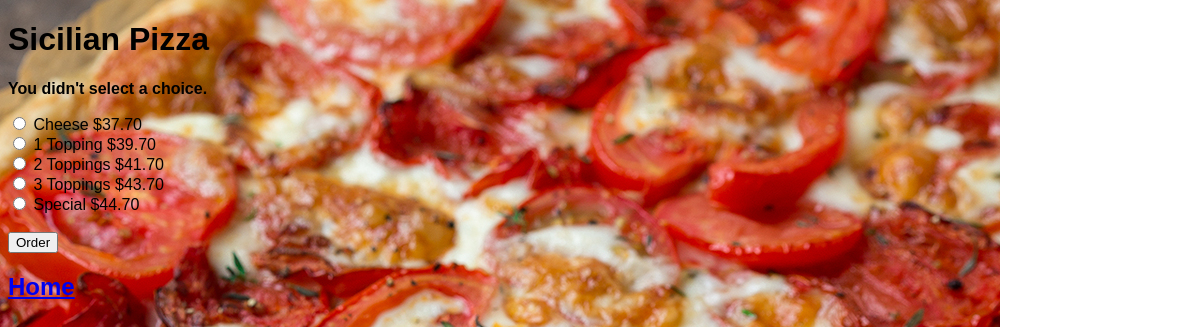
The app's page /2/order/ with its own data.
### orders/models.py (models this page shows, shortened)
class Category(models.Model):
    SMALL = 'S'
    LARGE = 'L'
    CATEGORY_SIZES = (
        (SMALL, 'Small'),
        (LARGE, 'Large'),
    )
    item_size = models.CharField(
        'size',
        max_length=1,
        choices=CATEGORY_SIZES,
        default=SMALL,
    )
    category_text = models.CharField(max_length=200)
    pub_date = models.DateTimeField('date published')
    toppings = models.ManyToManyField(Topping)

class Type(models.Model):
    category = models.ForeignKey(Category, on_delete=models.CASCADE)
    type_text = models.CharField(max_length=200)
    price = models.DecimalField(decimal_places=2, max_digits=5)
    orders = models.IntegerField(default=0)

### orders/views.py (the view)
# urls.py: path('<int:category_id>/order/', views.order, name='order'),
def order(request, category_id):
    category = get_object_or_404(Category, pk=category_id)
    try:
        selected_type = category.type_set.get(pk=request.POST['type'])
    except (KeyError, Type.DoesNotExist):
        return render(request, 'orders/detail.html', {
            'category': category,
            'error_message': "You didn't select a choice.",
            })
    else:
        selected_type.orders += 1
        selected_type.save()
        return HttpResponseRedirect(reverse('results', args=(category.id,)))

### orders/templates/orders/detail.html (shortened to what this page needs)
{% extends "orders/base.html" %}
{% block body %}
<h1>{{ category.category_text }}</h1>
{% if error_message %}<p><strong>{{ error_message }}</strong></p>{% endif %}
<form action="{% url 'order' category.id %}" method="post">
{% for type in category.type_set.all %}
    <input type="radio" name="type" id="type{{ forloop.counter }}" value="{{ type.id }}">
    <label for="type{{ forloop.counter }}">{{ type.type_text }} ${{ type.price }}</label><br>
{% endfor %}
<br><input type="submit" value="Order">
</form>
<h2><a href="{% url 'index' %}">Home</a></h2>
{% endblock %}

### orders/static/orders/style.css (style rules this page uses)
body { font-family: sans-serif; left: 30px }
body { background: white url("images/Puff+Pastry+Pizza.jpg") no-repeat; }

### records on screen
Category: category_text "Sicilian Pizza"
Type: type_text "Cheese", price "37.70"
Type: type_text "1 Topping", price "39.70"
Type: type_text "2 Toppings", price "41.70"
Type: type_text "3 Toppings", price "43.70"
Type: type_text "Special", price "44.70"

### other values on screen
{{ error_message }} "You didn't select a choice."
